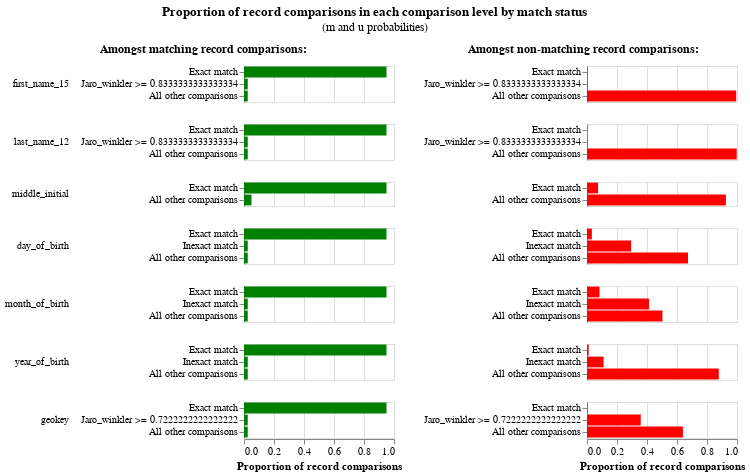

Notebook code for this chart:
### Code cell
# Ignore the green bars on the left, these are the m probabilities that haven't been estimated yet
linker.m_u_parameters_chart()

### Figure 1 — Vega-Lite specification as saved in the notebook (floating-point values rounded to 4 significant figures)
{"config": {"view": {"continuousWidth": 300, "continuousHeight": 300, "discreteHeight": 300, "discreteWidth": 400}, "header": {"title": null}, "title": {"anchor": "middle", "offset": 10}}, "hconcat": [{"mark": "bar", "encoding": {"color": {"value": "green"}, "row": {"field": "comparison_name", "header": {"labelAlign": "left", "labelAnchor": "middle", "labelAngle": 0}, "sort": {"field": "comparison_sort_order"}, "type": "nominal"}, "tooltip": [{"field": "m_probability_description", "title": "m probability description", "type": "nominal"}, {"field": "comparison_name", "title": "Comparison column name", "type": "nominal"}, {"field": "label_for_charts", "title": "Label", "type": "ordinal"}, {"field": "sql_condition", "title": "SQL condition", "type": "nominal"}, {"field": "m_probability", "format": ".4p", "title": "m probability", "type": "quantitative"}, {"field": "u_probability", "format": ".4p", "title": "u probability", "type": "quantitative"}, {"field": "bayes_factor", "format": ",.4f", "title": "Bayes factor = m/u", "type": "quantitative"}, {"field": "log2_bayes_factor", "format": ",.4f", "title": "Match weight = log2(m/u)", "type": "quantitative"}], "x": {"axis": {"title": "Proportion of record comparisons"}, "field": "m_probability", "type": "quantitative"}, "y": {"axis": {"title": null}, "field": "label_for_charts", "sort": {"field": "comparison_vector_value", "order": "descending"}, "type": "nominal"}}, "height": {"step": 12}, "resolve": {"scale": {"y": "independent"}}, "title": {"text": "Amongst matching record comparisons:", "fontSize": 12, "fontWeight": "bold"}, "transform": [{"filter": "(datum.bayes_factor != 'no-op filter due to vega lite issue 4680')"}], "width": 150}, {"mark": "bar", "encoding": {"color": {"value": "red"}, "row": {"field": "comparison_name", "header": {"labels": false}, "sort": {"field": "comparison_sort_order"}, "type": "nominal"}, "tooltip": [{"field": "u_probability_description", "title": "u probability description", "type": "nominal"}, {"field": "comparison_name", "title": "Comparison column name", "type": "nominal"}, {"field": "label_for_charts", "title": "Label", "type": "ordinal"}, {"field": "sql_condition", "title": "SQL condition", "type": "nominal"}, {"field": "m_probability", "format": ".4p", "title": "m probability", "type": "quantitative"}, {"field": "u_probability", "format": ".4p", "title": "u probability", "type": "quantitative"}, {"field": "bayes_factor", "format": ",.4f", "title": "Bayes factor = m/u", "type": "quantitative"}, {"field": "log2_bayes_factor", "format": ",.4f", "title": "Match weight = log2(m/u)", "type": "quantitative"}], "x": {"axis": {"title": "Proportion of record comparisons"}, "field": "u_probability", "type": "quantitative"}, "y": {"axis": {"title": null}, "field": "label_for_charts", "sort": {"field": "comparison_vector_value", "order": "descending"}, "type": "nominal"}}, "height": {"step": 12}, "resolve": {"scale": {"y": "independent"}}, "title": {"text": "Amongst non-matching record comparisons:", "fontSize": 12, "fontWeight": "bold"}, "transform": [{"filter": "(datum.bayes_factor != 'no-op filter2 due to vega lite issue 4680')"}], "width": 150}], "data": {"name": "data-bab062256804d745e22ab3650652b4c8"}, "title": {"text": "Proportion of record comparisons in each comparison level by match status", "subtitle": "(m and u probabilities)"}, "$schema": "https://vega.github.io/schema/vega-lite/v5.9.3.json", "datasets": {"data-bab062256804d745e22ab3650652b4c8": [{"comparison_name": "first_name_15", "sql_condition": "`first_name_15_l` = `first_name_15_r`", "label_for_charts": "Exact match", "m_probability": 0.95, "u_probability": 0.002029, "m_probability_description": "Amongst matching record comparisons, 95.00% of records are in the exact match comparison level", "u_probability_description": "Amongst non-matching record comparisons, 0.20% of records are in the exact match comparison level", "has_tf_adjustments": false, "tf_adjustment_column": null, "tf_adjustment_weight": 1.0, "is_null_level": false, "bayes_factor": 468.3, "log2_bayes_factor": 8.871, "comparison_vector_value": 2, "max_comparison_vector_value": 2, "bayes_factor_description": "If comparison level is `exact match` then comparison is 468.29 times more likely to be a match", "probability_two_random_records_match": 1.423e-05, "comparison_sort_order": 0}, {"comparison_name": "first_name_15", "sql_condition": "jaro_winkler(`first_name_15_l`, `first_name_15_r`) >= 0.8333333333333334", "label_for_charts": "Jaro_winkler >= 0.8333333333333334", "m_probability": 0.025, "u_probability": 0.003472, "m_probability_description": "Amongst matching record comparisons, 2.50% of records are in the jaro_winkler >= 0.8333333333333334 comparison level", "u_probability_description": "Amongst non-matching record comparisons, 0.35% of records are in the jaro_winkler >= 0.8333333333333334 comparison level", "has_tf_adjustments": false, "tf_adjustment_column": null, "tf_adjustment_weight": 1.0, "is_null_level": false, "bayes_factor": 7.201, "log2_bayes_factor": 2.848, "comparison_vector_value": 1, "max_comparison_vector_value": 2, "bayes_factor_description": "If comparison level is `jaro_winkler >= 0.8333333333333334` then comparison is 7.20 times more likely to be a match", "probability_two_random_records_match": 1.423e-05, "comparison_sort_order": 0}, {"comparison_name": "first_name_15", "sql_condition": "ELSE", "label_for_charts": "All other comparisons", "m_probability": 0.025, "u_probability": 0.9945, "m_probability_description": "Amongst matching record comparisons, 2.50% of records are in the all other comparisons comparison level", "u_probability_description": "Amongst non-matching record comparisons, 99.45% of records are in the all other comparisons comparison level", "has_tf_adjustments": false, "tf_adjustment_column": null, "tf_adjustment_weight": 1.0, "is_null_level": false, "bayes_factor": 0.02514, "log2_bayes_factor": -5.314, "comparison_vector_value": 0, "max_comparison_vector_value": 2, "bayes_factor_description": "If comparison level is `all other comparisons` then comparison is  39.78 times less likely to be a match", "probability_two_random_records_match": 1.423e-05, "comparison_sort_order": 0}, {"comparison_name": "last_name_12", "sql_condition": "`last_name_12_l` = `last_name_12_r`", "label_for_charts": "Exact match", "m_probability": 0.95, "u_probability": 0.000678, "m_probability_description": "Amongst matching record comparisons, 95.00% of records are in the exact match comparison level", "u_probability_description": "Amongst non-matching record comparisons, 0.07% of records are in the exact match comparison level", "has_tf_adjustments": false, "tf_adjustment_column": null, "tf_adjustment_weight": 1.0, "is_null_level": false, "bayes_factor": 1401.0, "log2_bayes_factor": 10.45, "comparison_vector_value": 2, "max_comparison_vector_value": 2, "bayes_factor_description": "If comparison level is `exact match` then comparison is 1,401.21 times more likely to be a match", "probability_two_random_records_match": 1.423e-05, "comparison_sort_order": 1}, {"comparison_name": "last_name_12", "sql_condition": "jaro_winkler(`last_name_12_l`, `last_name_12_r`) >= 0.8333333333333334", "label_for_charts": "Jaro_winkler >= 0.8333333333333334", "m_probability": 0.025, "u_probability": 0.001281, "m_probability_description": "Amongst matching record comparisons, 2.50% of records are in the jaro_winkler >= 0.8333333333333334 comparison level", "u_probability_description": "Amongst non-matching record comparisons, 0.13% of records are in the jaro_winkler >= 0.8333333333333334 comparison level", "has_tf_adjustments": false, "tf_adjustment_column": null, "tf_adjustment_weight": 1.0, "is_null_level": false, "bayes_factor": 19.52, "log2_bayes_factor": 4.287, "comparison_vector_value": 1, "max_comparison_vector_value": 2, "bayes_factor_description": "If comparison level is `jaro_winkler >= 0.8333333333333334` then comparison is 19.52 times more likely to be a match", "probability_two_random_records_match": 1.423e-05, "comparison_sort_order": 1}, {"comparison_name": "last_name_12", "sql_condition": "ELSE", "label_for_charts": "All other comparisons", "m_probability": 0.025, "u_probability": 0.998, "m_probability_description": "Amongst matching record comparisons, 2.50% of records are in the all other comparisons comparison level", "u_probability_description": "Amongst non-matching record comparisons, 99.80% of records are in the all other comparisons comparison level", "has_tf_adjustments": false, "tf_adjustment_column": null, "tf_adjustment_weight": 1.0, "is_null_level": false, "bayes_factor": 0.02505, "log2_bayes_factor": -5.319, "comparison_vector_value": 0, "max_comparison_vector_value": 2, "bayes_factor_description": "If comparison level is `all other comparisons` then comparison is  39.92 times less likely to be a match", "probability_two_random_records_match": 1.423e-05, "comparison_sort_order": 1}, {"comparison_name": "middle_initial", "sql_condition": "`middle_initial_l` = `middle_initial_r`", "label_for_charts": "Exact match", "m_probability": 0.95, "u_probability": 0.07383, "m_probability_description": "Amongst matching record comparisons, 95.00% of records are in the exact match comparison level", "u_probability_description": "Amongst non-matching record comparisons, 7.38% of records are in the exact match comparison level", "has_tf_adjustments": false, "tf_adjustment_column": null, "tf_adjustment_weight": 1.0, "is_null_level": false, "bayes_factor": 12.87, "log2_bayes_factor": 3.686, "comparison_vector_value": 1, "max_comparison_vector_value": 1, "bayes_factor_description": "If comparison level is `exact match` then comparison is 12.87 times more likely to be a match", "probability_two_random_records_match": 1.423e-05, "comparison_sort_order": 2}, {"comparison_name": "middle_initial", "sql_condition": "ELSE", "label_for_charts": "All other comparisons", "m_probability": 0.05, "u_probability": 0.9262, "m_probability_description": "Amongst matching record comparisons, 5.00% of records are in the all other comparisons comparison level", "u_probability_description": "Amongst non-matching record comparisons, 92.62% of records are in the all other comparisons comparison level", "has_tf_adjustments": false, "tf_adjustment_column": null, "tf_adjustment_weight": 1.0, "is_null_level": false, "bayes_factor": 0.05399, "log2_bayes_factor": -4.211, "comparison_vector_value": 0, "max_comparison_vector_value": 1, "bayes_factor_description": "If comparison level is `all other comparisons` then comparison is  18.52 times less likely to be a match", "probability_two_random_records_match": 1.423e-05, "comparison_sort_order": 2}, {"comparison_name": "day_of_birth", "sql_condition": "`day_of_birth_l` = `day_of_birth_r`", "label_for_charts": "Exact match", "m_probability": 0.95, "u_probability": 0.03243, "m_probability_description": "Amongst matching record comparisons, 95.00% of records are in the exact match comparison level", "u_probability_description": "Amongst non-matching record comparisons, 3.24% of records are in the exact match comparison level", "has_tf_adjustments": false, "tf_adjustment_column": null, "tf_adjustment_weight": 1.0, "is_null_level": false, "bayes_factor": 29.29, "log2_bayes_factor": 4.872, "comparison_vector_value": 2, "max_comparison_vector_value": 2, "bayes_factor_description": "If comparison level is `exact match` then comparison is 29.29 times more likely to be a match", "probability_two_random_records_match": 1.423e-05, "comparison_sort_order": 3}, {"comparison_name": "day_of_birth", "sql_condition": "abs(day_of_birth_l - day_of_birth_r) <= 5", "label_for_charts": "Inexact match", "m_probability": 0.025, "u_probability": 0.2941, "m_probability_description": "Amongst matching record comparisons, 2.50% of records are in the inexact match comparison level", "u_probability_description": "Amongst non-matching record comparisons, 29.41% of records are in the inexact match comparison level", "has_tf_adjustments": false, "tf_adjustment_column": null, "tf_adjustment_weight": 1.0, "is_null_level": false, "bayes_factor": 0.08501, "log2_bayes_factor": -3.556, "comparison_vector_value": 1, "max_comparison_vector_value": 2, "bayes_factor_description": "If comparison level is `inexact match` then comparison is  11.76 times less likely to be a match", "probability_two_random_records_match": 1.423e-05, "comparison_sort_order": 3}, {"comparison_name": "day_of_birth", "sql_condition": "ELSE", "label_for_charts": "All other comparisons", "m_probability": 0.025, "u_probability": 0.6735, "m_probability_description": "Amongst matching record comparisons, 2.50% of records are in the all other comparisons comparison level", "u_probability_description": "Amongst non-matching record comparisons, 67.35% of records are in the all other comparisons comparison level", "has_tf_adjustments": false, "tf_adjustment_column": null, "tf_adjustment_weight": 1.0, "is_null_level": false, "bayes_factor": 0.03712, "log2_bayes_factor": -4.752, "comparison_vector_value": 0, "max_comparison_vector_value": 2, "bayes_factor_description": "If comparison level is `all other comparisons` then comparison is  26.94 times less likely to be a match", "probability_two_random_records_match": 1.423e-05, "comparison_sort_order": 3}, {"comparison_name": "month_of_birth", "sql_condition": "`month_of_birth_l` = `month_of_birth_r`", "label_for_charts": "Exact match", "m_probability": 0.95, "u_probability": 0.08339, "m_probability_description": "Amongst matching record comparisons, 95.00% of records are in the exact match comparison level", "u_probability_description": "Amongst non-matching record comparisons, 8.34% of records are in the exact match comparison level", "has_tf_adjustments": false, "tf_adjustment_column": null, "tf_adjustment_weight": 1.0, "is_null_level": false, "bayes_factor": 11.39, "log2_bayes_factor": 3.51, "comparison_vector_value": 2, "max_comparison_vector_value": 2, "bayes_factor_description": "If comparison level is `exact match` then comparison is 11.39 times more likely to be a match", "probability_two_random_records_match": 1.423e-05, "comparison_sort_order": 4}, {"comparison_name": "month_of_birth", "sql_condition": "abs(month_of_birth_l - month_of_birth_r) <= 3", "label_for_charts": "Inexact match", "m_probability": 0.025, "u_probability": 0.4137, "m_probability_description": "Amongst matching record comparisons, 2.50% of records are in the inexact match comparison level", "u_probability_description": "Amongst non-matching record comparisons, 41.37% of records are in the inexact match comparison level", "has_tf_adjustments": false, "tf_adjustment_column": null, "tf_adjustment_weight": 1.0, "is_null_level": false, "bayes_factor": 0.06044, "log2_bayes_factor": -4.048, "comparison_vector_value": 1, "max_comparison_vector_value": 2, "bayes_factor_description": "If comparison level is `inexact match` then comparison is  16.55 times less likely to be a match", "probability_two_random_records_match": 1.423e-05, "comparison_sort_order": 4}, {"comparison_name": "month_of_birth", "sql_condition": "ELSE", "label_for_charts": "All other comparisons", "m_probability": 0.025, "u_probability": 0.5029, "m_probability_description": "Amongst matching record comparisons, 2.50% of records are in the all other comparisons comparison level", "u_probability_description": "Amongst non-matching record comparisons, 50.29% of records are in the all other comparisons comparison level", "has_tf_adjustments": false, "tf_adjustment_column": null, "tf_adjustment_weight": 1.0, "is_null_level": false, "bayes_factor": 0.04971, "log2_bayes_factor": -4.33, "comparison_vector_value": 0, "max_comparison_vector_value": 2, "bayes_factor_description": "If comparison level is `all other comparisons` then comparison is  20.12 times less likely to be a match", "probability_two_random_records_match": 1.423e-05, "comparison_sort_order": 4}, {"comparison_name": "year_of_birth", "sql_condition": "`year_of_birth_l` = `year_of_birth_r`", "label_for_charts": "Exact match", "m_probability": 0.95, "u_probability": 0.01119, "m_probability_description": "Amongst matching record comparisons, 95.00% of records are in the exact match comparison level", "u_probability_description": "Amongst non-matching record comparisons, 1.12% of records are in the exact match comparison level", "has_tf_adjustments": false, "tf_adjustment_column": null, "tf_adjustment_weight": 1.0, "is_null_level": false, "bayes_factor": 84.86, "log2_bayes_factor": 6.407, "comparison_vector_value": 2, "max_comparison_vector_value": 2, "bayes_factor_description": "If comparison level is `exact match` then comparison is 84.86 times more likely to be a match", "probability_two_random_records_match": 1.423e-05, "comparison_sort_order": 5}, {"comparison_name": "year_of_birth", "sql_condition": "abs(year_of_birth_l - year_of_birth_r) <= 5", "label_for_charts": "Inexact match", "m_probability": 0.025, "u_probability": 0.1104, "m_probability_description": "Amongst matching record comparisons, 2.50% of records are in the inexact match comparison level", "u_probability_description": "Amongst non-matching record comparisons, 11.04% of records are in the inexact match comparison level", "has_tf_adjustments": false, "tf_adjustment_column": null, "tf_adjustment_weight": 1.0, "is_null_level": false, "bayes_factor": 0.2265, "log2_bayes_factor": -2.143, "comparison_vector_value": 1, "max_comparison_vector_value": 2, "bayes_factor_description": "If comparison level is `inexact match` then comparison is  4.42 times less likely to be a match", "probability_two_random_records_match": 1.423e-05, "comparison_sort_order": 5}, {"comparison_name": "year_of_birth", "sql_condition": "ELSE", "label_for_charts": "All other comparisons", "m_probability": 0.025, "u_probability": 0.8784, "m_probability_description": "Amongst matching record comparisons, 2.50% of records are in the all other comparisons comparison level", "u_probability_description": "Amongst non-matching record comparisons, 87.84% of records are in the all other comparisons comparison level", "has_tf_adjustments": false, "tf_adjustment_column": null, "tf_adjustment_weight": 1.0, "is_null_level": false, "bayes_factor": 0.02846, "log2_bayes_factor": -5.135, "comparison_vector_value": 0, "max_comparison_vector_value": 2, "bayes_factor_description": "If comparison level is `all other comparisons` then comparison is  35.14 times less likely to be a match", "probability_two_random_records_match": 1.423e-05, "comparison_sort_order": 5}, {"comparison_name": "geokey", "sql_condition": "`geokey_l` = `geokey_r`", "label_for_charts": "Exact match", "m_probability": 0.95, "u_probability": 0.002344, "m_probability_description": "Amongst matching record comparisons, 95.00% of records are in the exact match comparison level", "u_probability_description": "Amongst non-matching record comparisons, 0.23% of records are in the exact match comparison level", "has_tf_adjustments": false, "tf_adjustment_column": null, "tf_adjustment_weight": 1.0, "is_null_level": false, "bayes_factor": 405.3, "log2_bayes_factor": 8.663, "comparison_vector_value": 2, "max_comparison_vector_value": 2, "bayes_factor_description": "If comparison level is `exact match` then comparison is 405.31 times more likely to be a match", "probability_two_random_records_match": 1.423e-05, "comparison_sort_order": 6}, {"comparison_name": "geokey", "sql_condition": "jaro_winkler(`geokey_l`, `geokey_r`) >= 0.7222222222222222", "label_for_charts": "Jaro_winkler >= 0.7222222222222222", "m_probability": 0.025, "u_probability": 0.3583, "m_probability_description": "Amongst matching record comparisons, 2.50% of records are in the jaro_winkler >= 0.7222222222222222 comparison level", "u_probability_description": "Amongst non-matching record comparisons, 35.83% of records are in the jaro_winkler >= 0.7222222222222222 comparison level", "has_tf_adjustments": false, "tf_adjustment_column": null, "tf_adjustment_weight": 1.0, "is_null_level": false, "bayes_factor": 0.06978, "log2_bayes_factor": -3.841, "comparison_vector_value": 1, "max_comparison_vector_value": 2, "bayes_factor_description": "If comparison level is `jaro_winkler >= 0.7222222222222222` then comparison is  14.33 times less likely to be a match", "probability_two_random_records_match": 1.423e-05, "comparison_sort_order": 6}, {"comparison_name": "geokey", "sql_condition": "ELSE", "label_for_charts": "All other comparisons", "m_probability": 0.025, "u_probability": 0.6394, "m_probability_description": "Amongst matching record comparisons, 2.50% of records are in the all other comparisons comparison level", "u_probability_description": "Amongst non-matching record comparisons, 63.94% of records are in the all other comparisons comparison level", "has_tf_adjustments": false, "tf_adjustment_column": null, "tf_adjustment_weight": 1.0, "is_null_level": false, "bayes_factor": 0.0391, "log2_bayes_factor": -4.677, "comparison_vector_value": 0, "max_comparison_vector_value": 2, "bayes_factor_description": "If comparison level is `all other comparisons` then comparison is  25.58 times less likely to be a match", "probability_two_random_records_match": 1.423e-05, "comparison_sort_order": 6}]}}
